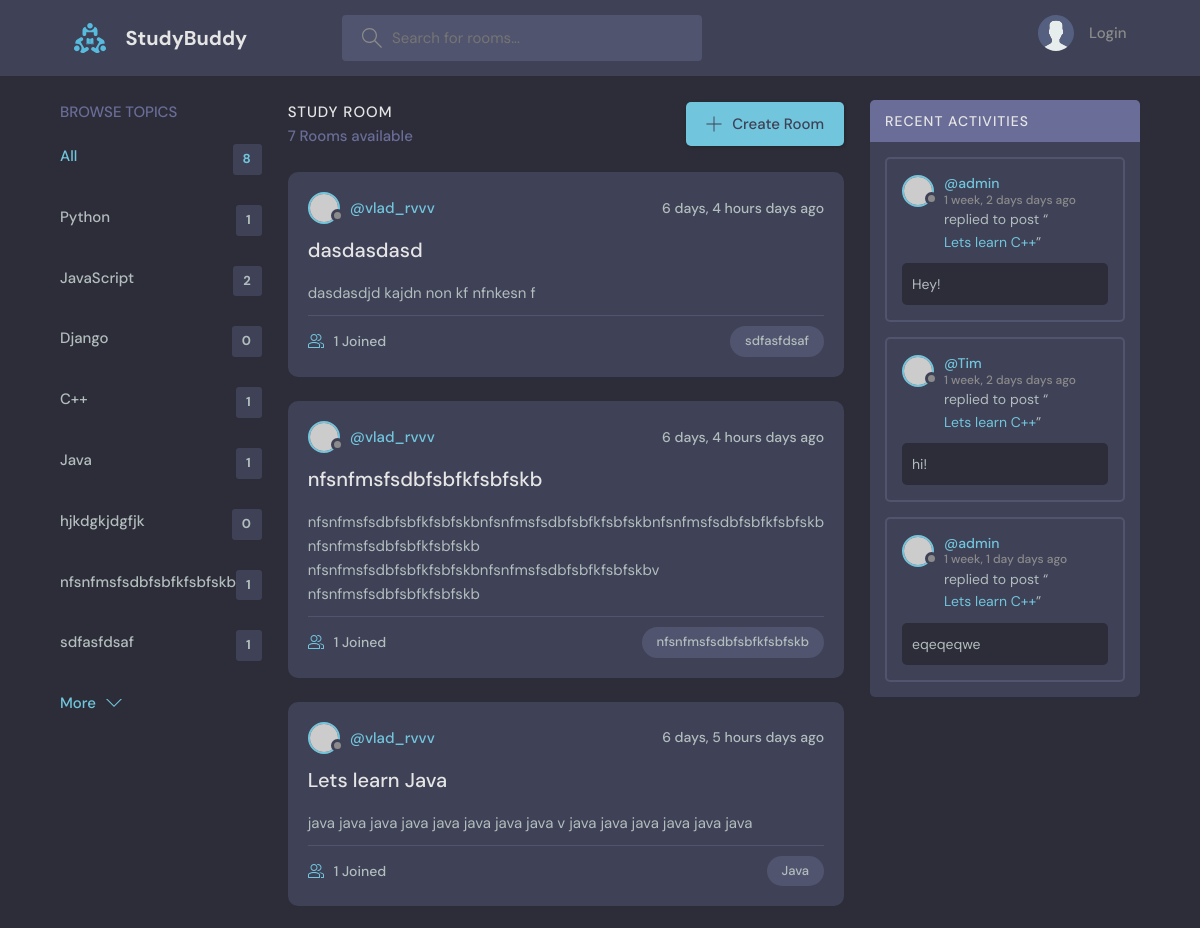
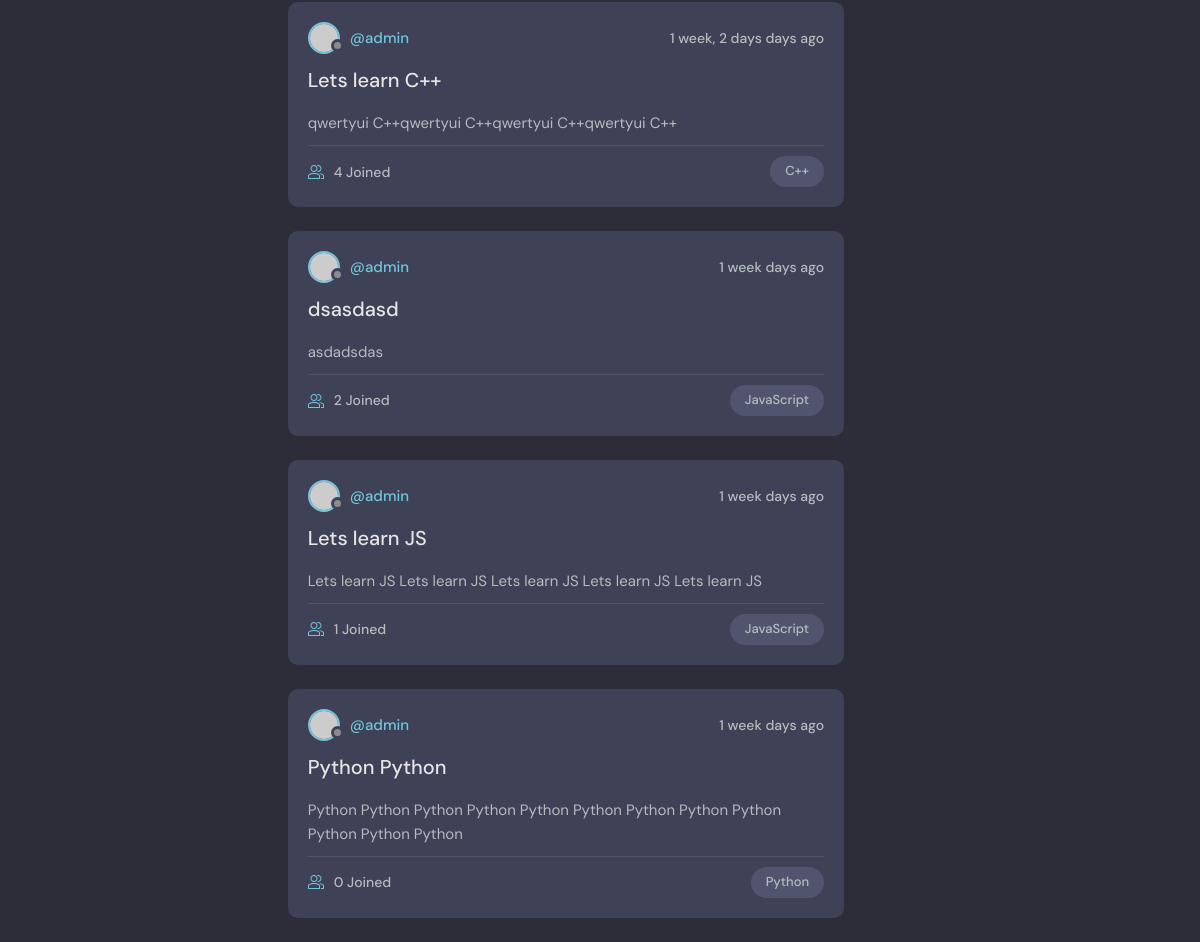
The page / on the database its author committed (2 pictures, top to bottom).
### base/models.py (models this page shows, shortened)
class Topic(models.Model):
    name = models.CharField(max_length=200)

class Room(models.Model):
    host = models.ForeignKey(User, on_delete=models.SET_NULL, null=True)
    name = models.CharField(max_length=200)
    description = models.TextField(blank=True, null=True)
    participants = models.ManyToManyField(User, related_name='participants', blank=True)
    topic = models.ForeignKey(Topic, on_delete=models.SET_NULL, null=True)
    created = models.DateTimeField(auto_now_add=True)
    updated = models.DateTimeField(auto_now=True)
    class Meta:
        ordering = ['-updated', '-created']

class Message(models.Model):
    user = models.ForeignKey(User, on_delete=models.CASCADE)
    room = models.ForeignKey(Room, on_delete=models.CASCADE)
    body = models.TextField()
    created = models.DateTimeField(auto_now_add=True)
    updated = models.DateTimeField(auto_now=True)

### base/views.py (the view)
# urls.py: path('', views.home, name="home"),
def home(request):
    q = request.GET.get('q') if request.GET.get('q') != None else ''
    rooms = Room.objects.filter(
        Q(topic__name__icontains=q) |
        Q(name__icontains=q) |
        Q(description__icontains=q)
    )
    room_count = rooms.count()
    topics = Topic.objects.all()
    room_messages = Message.objects.filter(
        Q(room__topic__name__icontains=q))[0:3]
    context = {'rooms': rooms, 'topics': topics, 'room_count': room_count, 'room_messages': room_messages}
    return render(request, 'base/home.html', context)

### templates/base/home.html (shortened to what this page needs)
{% extends 'main.html' %}
{% block content %}
    <main class="layout layout--3">
      <div class="container">
        {% include 'base/topics_component.html' %}
        <div class="roomList">
          <div class="roomList__header">
            <div>
              <h2>Study Room</h2>
              <p>{{room_count}} Rooms available</p>
            </div>
            <a class="btn btn--main" href="{% url 'create-room' %}">
              <svg version="1.1" xmlns="http://www.w3.org/2000/svg" width="32" height="32" viewBox="0 0 32 32">
                <title>add</title>
                <path
                  d="M16.943 0.943h-1.885v14.115h-14.115v1.885h14.115v14.115h1.885v-14.115h14.115v-1.885h-14.115v-14.115z"
                ></path>
              </svg>
              Create Room
            </a>
          </div>
          {% include 'base/feed_component.html' %}
        </div>
        <div class="activities">
          <div class="activities__header">
            <h2>Recent Activities</h2>
          </div>
          {% include 'base/activity_component.html' %}
        </div>
      </div>
    </main>
{% endblock content %}

### templates/base/topics_component.html
<div class="topics">
    <div class="topics__header">
      <h2>Browse Topics</h2>
    </div>
    <ul class="topics__list">
      <li>
        <a href="{% url 'home' %}" class="active">All <span>{{topics.count}}</span></a>
      </li>
      {% for topic in topics %}
        <li>
            <a href="{% url 'home' %}?q={{topic.name}}">{{topic.name}} <span>{{topic.room_set.all.count}}</span></a>
        </li>
      {% endfor %}
    </ul>
    <a class="btn btn--link" href="{% url 'topics' %}">
      More
      <svg version="1.1" xmlns="http://www.w3.org/2000/svg" width="32" height="32" viewBox="0 0 32 32">
        <title>chevron-down</title>
        <path d="M16 21l-13-13h-3l16 16 16-16h-3l-13 13z"></path>
      </svg>
    </a>
  </div>

### templates/base/feed_component.html (shortened to what this page needs)
{% for room in rooms %}
          <div class="roomListRoom">
            <div class="roomListRoom__header">
              <a href="{% url 'user-profile' room.host.id %}" class="roomListRoom__author">
                <div class="avatar avatar--small">
                  <img src="https://randomuser.me/api/portraits/women/11.jpg" />
                </div>
                <span>@{{ room.host.username }}</span>
              </a>
              <div class="roomListRoom__actions">
                <span>{{ room.created|timesince }} days ago</span>
              </div>
            </div>
            <div class="roomListRoom__content">
              <a href="{% url 'room' room.id %}">{{room.name}}</a>
              <p>
                {{room.description}}
              </p>
            </div>
            <div class="roomListRoom__meta">
              <a href="{% url 'room' room.id %}" class="roomListRoom__joined">
                {{room.participants.count}} Joined
              </a>
              <p class="roomListRoom__topic">{{room.topic.name}}</p>
            </div>
          </div>
          {% endfor %}

### templates/base/activity_component.html (shortened to what this page needs)
{% for message in room_messages %}
<div class="activities__box">
    <div class="activities__boxHeader roomListRoom__header">
      <a href="{% url 'user-profile' message.user.id %}" class="roomListRoom__author">
        <div class="avatar avatar--small">
          <img src="https://randomuser.me/api/portraits/women/11.jpg" />
        </div>
        <p>
          @{{ message.user.username }}
          <span>{{message.created|timesince}} days ago</span>
        </p>
      </a>
    </div>
    <div class="activities__boxContent">
      <p>replied to post “<a href="{% url 'room' message.room.id %}">{{message.room.name}}</a>”</p>
      <div class="activities__boxRoomContent">
        {{message.body}}
      </div>
    </div>
  </div>
{% endfor %}

### rows shown on the page
Topic: name "Python", room_set.all.count "1"
Topic: name "JavaScript", room_set.all.count "2"
Topic: name "Django", room_set.all.count "0"
Topic: name "C++", room_set.all.count "1"
Topic: name "Java", room_set.all.count "1"
Topic: name "hjkdgkjdgfjk", room_set.all.count "0"
Topic: name "nfsnfmsfsdbfsbfkfsbfskb", room_set.all.count "1"
Topic: name "sdfasfdsaf", room_set.all.count "1"
Room: host.username "vlad_rvvv", created "6 days, 4 hours", name "dasdasdasd", description "dasdasdjd kajdn non kf nfnkesn f", participants.count "1", topic.name "sdfasfdsaf"
Room: host.username "vlad_rvvv", created "6 days, 4 hours", name "nfsnfmsfsdbfsbfkfsbfskb", description "nfsnfmsfsdbfsbfkfsbfskbnfsnfmsfsdbfsbfkfsbfskbnfsnfmsfsdbfsbfkfsbfskb nfsnfmsfsdbfsbfkfsbfskb nfsnfmsfsdbfsbfkfsbfskbnfsnfmsfsdbfsbfkfsbfskbv nfsnfmsfsdbfsbfkfsbfskb", participants.count "1", topic.name "nfsnfmsfsdbfsbfkfsbfskb"
Room: host.username "vlad_rvvv", created "6 days, 5 hours", name "Lets learn Java", description "java java java java java java java java v java java java java java java", participants.count "1", topic.name "Java"
Room: host.username "admin", created "1 week, 2 days", name "Lets learn C++", description "qwertyui C++qwertyui C++qwertyui C++qwertyui C++", participants.count "4", topic.name "C++"
Room: host.username "admin", created "1 week", name "dsasdasd", description "asdadsdas", participants.count "2", topic.name "JavaScript"
Room: host.username "admin", created "1 week", name "Lets learn JS", description "Lets learn JS Lets learn JS Lets learn JS Lets learn JS Lets learn JS", participants.count "1", topic.name "JavaScript"
Room: host.username "admin", created "1 week", name "Python Python", description "Python Python Python Python Python Python Python Python Python Python Python Python", participants.count "0", topic.name "Python"
Message: user.username "admin", created "1 week, 2 days", room.name "Lets learn C++", body "Hey!"
Message: user.username "Tim", created "1 week, 2 days", room.name "Lets learn C++", body "hi!"
Message: user.username "admin", created "1 week, 1 day", room.name "Lets learn C++", body "eqeqeqwe"

### other values the page prints
{{ topics.count }} "8"
{{ room_count }} "7"
